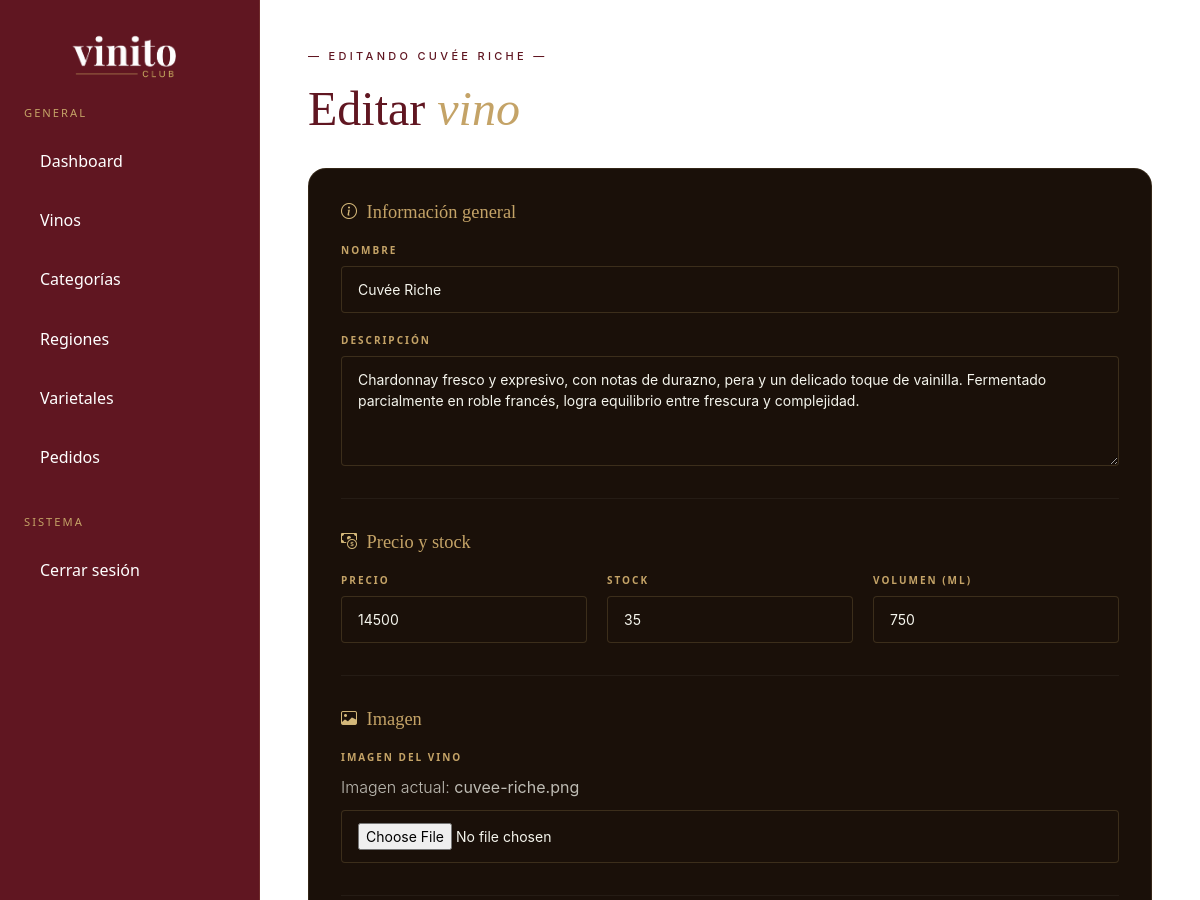
The page /admin/vino-editar.php?id=2 (signed in, upper part) on the database as committed earlier.
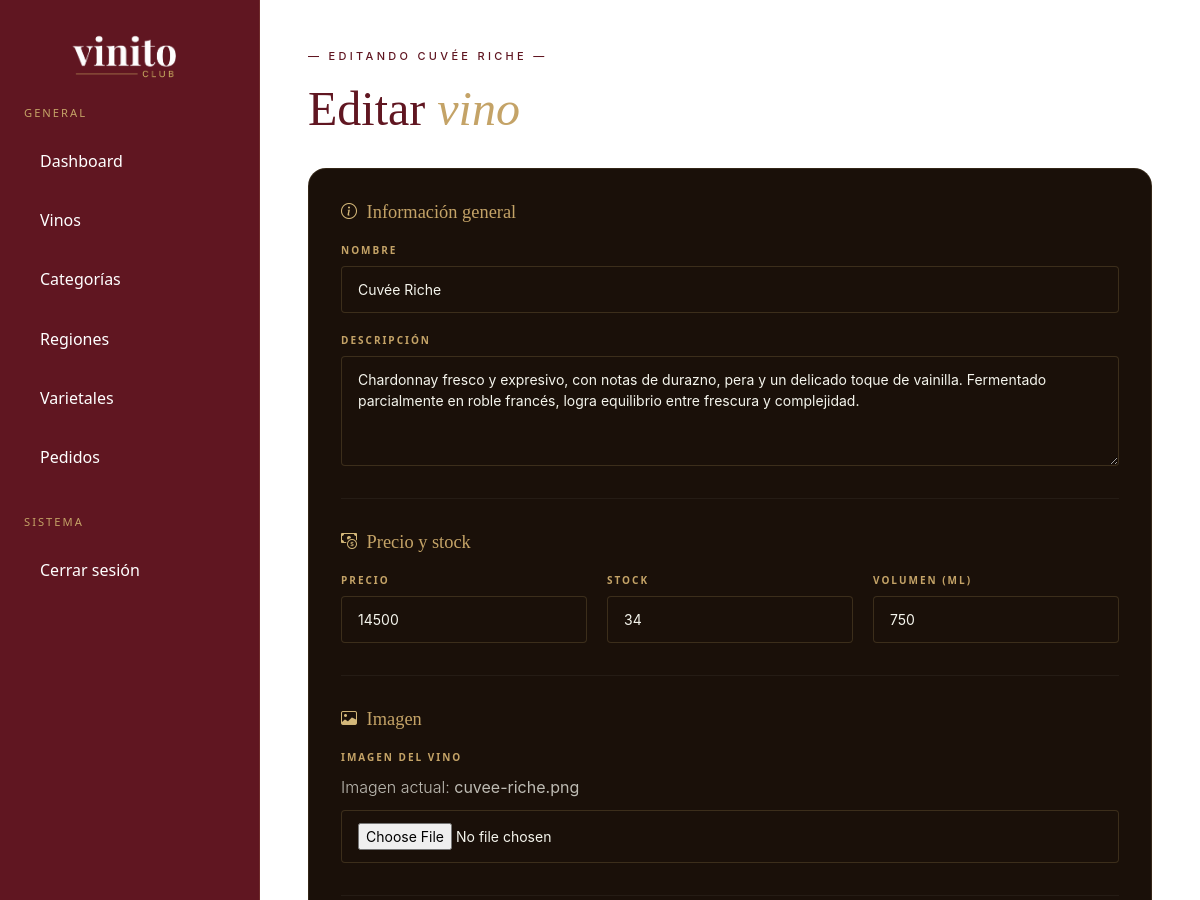
The same page on the database as committed later.
### tables this page shows
CREATE TABLE `vinos` (
  `id_vino` int NOT NULL,
  `nombre` varchar(150) NOT NULL,
  `descripcion` text NOT NULL,
  `precio` decimal(10,2) NOT NULL,
  `stock` int NOT NULL,
  `imagen` varchar(255) NOT NULL,
  `anio_cosecha` date NOT NULL,
  `volumen_ml` int NOT NULL,
  `temperatura_servicio` int NOT NULL,
  `bodega` varchar(100) NOT NULL,
  `categoria_id` int NOT NULL,
  `maridaje` varchar(255) NOT NULL,
  `destacado` tinyint(1) NOT NULL,
  `region_id` int DEFAULT NULL
);

### admin/vino-editar.php (called while the page is built, shortened)
<?php
require_once 'includes/header-admin.php';
require_once '../classes/Vino.php';
$id = $_GET['id'] ?? null;
$vino = Vino::vino_por_id((int)$id);
require_once 'vistas/vino-editar.php';
require_once 'includes/footer-admin.php';
?>

### classes/Vino.php (called while the page is built, shortened)
<?php
class Vino
{
    private string $nombre;
    private string $descripcion;
    private float $precio;
    private int $stock;
    private string $imagen;
    private int $volumen_ml;
    public function __construct(
        ?int $id_vino = null,
        string $nombre = '',
        string $descripcion = '',
        float $precio = 0,
        int $stock = 0,
        string $imagen = '',
        string $anio_cosecha = '',
        int $volumen_ml = 0,
        string $temperatura_servicio = '',
        string $bodega = '',
        int $categoria_id = 0,
        string $maridaje = '',
        int $destacado = 0,
        int $region_id = 0
    ) {
        $this->nombre = $nombre;
        $this->descripcion = $descripcion;
        $this->precio = $precio;
        $this->stock = $stock;
        $this->imagen = $imagen;
        $this->volumen_ml = $volumen_ml;
    }
    public static function vino_por_id(int $id): ?Vino
    {
        $conexion = (new Conexion())->getConexion();
        $query = "
            SELECT
                id_vino,
                nombre,
                descripcion,
                precio,
                stock,
                imagen,
                anio_cosecha,
                volumen_ml,
                temperatura_servicio,
                bodega,
                categoria_id,
                region_id,
                maridaje,
                destacado
            FROM vinos
            WHERE id_vino = :id_vino
        ";
        $stmt = $conexion->prepare($query);
        $stmt->setFetchMode(
            PDO::FETCH_CLASS | PDO::FETCH_PROPS_LATE,
            self::class
        );
        $stmt->execute([
            ':id_vino' => $id
        ]);
        return $stmt->fetch() ?: null;
    }
    public function getNombre(): string
    {
        return $this->nombre;
    }
    public function getDescripcion(): string
    {
        return $this->descripcion;
    }
    public function getPrecio(): float
    {
        return $this->precio;
    }
    public function getVolumenMl(): int
    {
        return $this->volumen_ml;
    }
    public function getStock(): int
    {
        return $this->stock;
    }
    public function getImagen(): string
    {
        return $this->imagen;
    }
}

### admin/vistas/vino-editar.php (the view, shortened to what the changed rows need)
<div class="admin-layout">
    <main class="admin-content">
        <header class="admin-header vinos-header">
            <div>
                <p class="section-label"> — EDITANDO <?= htmlspecialchars(mb_strtoupper($vino->getNombre())) ?> — </p>
                <h1 class="section-title">Editar <em>vino</em></h1>
            </div>
        </header>
        <section class="form-panel">
            <form method="POST" enctype="multipart/form-data">
                <div class="form-section">
                    <div class="form-grid">
                        <div class="form-group full">
                            <label class="form-label-custom">Nombre</label>
                            <input
                                type="text"
                                name="nombre"
                                class="form-control-custom"
                                value="<?= htmlspecialchars($vino->getNombre()) ?>"
                                required>
                        </div>
                        <div class="form-group full">
                            <label class="form-label-custom">Descripción</label>
                            <textarea
                                name="descripcion"
                                class="form-control-custom"
                                rows="4"
                                required><?= htmlspecialchars($vino->getDescripcion()) ?></textarea>
                        </div>
                    </div>
                </div>
                <div class="form-section">
                    <div class="form-grid form-grid-3">
                        <div class="form-group">
                            <label class="form-label-custom">Precio</label>
                            <input
                                type="number"
                                step="0.01"
                                name="precio"
                                class="form-control-custom"
                                value="<?= $vino->getPrecio() ?>"
                                required>
                        </div>
                        <div class="form-group">
                            <label class="form-label-custom">Stock</label>
                            <input
                                type="number"
                                name="stock"
                                class="form-control-custom"
                                value="<?= $vino->getStock() ?>"
                                min="0"
                                required>
                        </div>
                        <div class="form-group">
                            <label class="form-label-custom">Volumen (ml)</label>
                            <input
                                type="number"
                                name="volumen_ml"
                                class="form-control-custom"
                                min="0"
                                value="<?= $vino->getVolumenMl() ?>"
                                required>
                        </div>
                    </div>
                </div>
                <div class="form-section">
                    <div class="form-grid">
                        <div class="form-group full">
                            <p class="mb-2 hero-sub"> Imagen actual: <strong><?= htmlspecialchars($vino->getImagen()) ?></strong></p>
                        </div>
                    </div>
                </div>
            </form>
        </section>
    </main>
</div>

Rows that differ between the two databases and show on the page:
changed vinos "cuvee-riche.png": stock "35" → "34"
